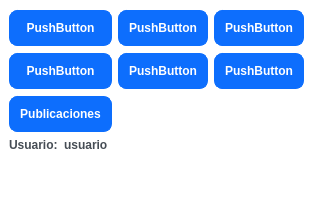
<?xml version="1.0" encoding="UTF-8"?>
<ui version="4.0">
 <class>MainWindow_menu</class>
 <widget class="QMainWindow" name="MainWindow_menu">
  <property name="geometry">
   <rect>
    <x>0</x>
    <y>0</y>
    <width>331</width>
    <height>224</height>
   </rect>
  </property>
  <property name="windowTitle">
   <string>Menu</string>
  </property>
  <property name="styleSheet">
   <string notr="true">QWidget {
  background-color: #fff;
}
QLabel {
  color: #464d55;
  font-weight: 600;
}
QLabel#heading {
  color: #0f1925;
  font-size: 18px;
  margin-bottom: 10px;
}

QLabel#subheading {
  color: #0f1925;
  font-size: 12px;
  font-weight: normal;
  margin-bottom: 10px;
}
QLineEdit {
  border-radius: 8px;
  border: 1px solid #e0e4e7;
  padding: 5px 15px;
}

QLineEdit:focus {
  border: 1px solid #d0e3ff;
}

QLineEdit::placeholder {
  color: #767e89;
}
QPushButton {
  background-color: #0d6efd;
  color: #fff;
  font-weight: 600;
  border-radius: 8px;
  border: 1px solid #0d6efd;
  padding: 10px 10px;
  margin-top: 1px;
  outline: 0px;
}
QPushButton:hover,
QPushButton:focus {
  background-color: #0b5ed7;
  border: 1px solid #9ac3fe;
}
QMenu {
background-color: #fff;
border: 1px solid black;
margin: 2px;
}
QMenu::item {
background-color: transparent;
}
QMenu::item:selected {
background-color: #0b5ed7;
color: rgb(255,255,255);
}
</string>
  </property>
  <widget class="QWidget" name="centralwidget">
   <layout class="QVBoxLayout" name="verticalLayout">
    <item>
     <layout class="QFormLayout" name="formLayout">
      <item row="0" column="0">
       <layout class="QGridLayout" name="gridLayout">
        <item row="0" column="0">
         <widget class="QPushButton" name="pushButton">
          <property name="text">
           <string>PushButton</string>
          </property>
         </widget>
        </item>
        <item row="0" column="1">
         <widget class="QPushButton" name="pushButton_2">
          <property name="text">
           <string>PushButton</string>
          </property>
         </widget>
        </item>
        <item row="0" column="2">
         <widget class="QPushButton" name="pushButton_3">
          <property name="text">
           <string>PushButton</string>
          </property>
         </widget>
        </item>
        <item row="1" column="0">
         <widget class="QPushButton" name="pushButton_4">
          <property name="text">
           <string>PushButton</string>
          </property>
         </widget>
        </item>
        <item row="1" column="1">
         <widget class="QPushButton" name="pushButton_5">
          <property name="text">
           <string>PushButton</string>
          </property>
         </widget>
        </item>
        <item row="1" column="2">
         <widget class="QPushButton" name="pushButton_6">
          <property name="text">
           <string>PushButton</string>
          </property>
         </widget>
        </item>
        <item row="2" column="0">
         <widget class="QPushButton" name="pushButton_publications">
          <property name="text">
           <string>Publicaciones</string>
          </property>
         </widget>
        </item>
       </layout>
      </item>
      <item row="1" column="0">
       <layout class="QGridLayout" name="gridLayout_2">
        <item row="0" column="0">
         <widget class="QLabel" name="label_12">
          <property name="text">
           <string>Usuario:</string>
          </property>
         </widget>
        </item>
        <item row="0" column="1">
         <widget class="QLabel" name="label_current_user">
          <property name="text">
           <string>usuario</string>
          </property>
         </widget>
        </item>
       </layout>
      </item>
     </layout>
    </item>
   </layout>
  </widget>
  <widget class="QMenuBar" name="menubar">
   <property name="geometry">
    <rect>
     <x>0</x>
     <y>0</y>
     <width>331</width>
     <height>21</height>
    </rect>
   </property>
  </widget>
  <widget class="QStatusBar" name="statusbar"/>
 </widget>
 <resources/>
 <connections/>
</ui>
